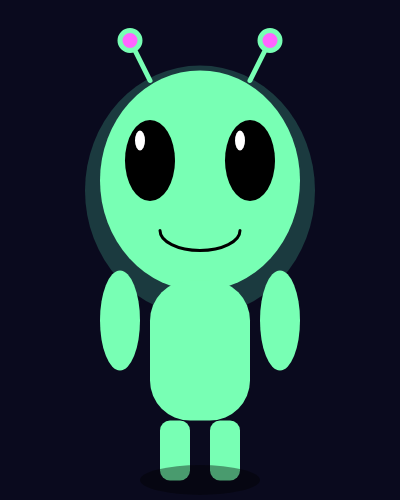
Frame 1 (no input)
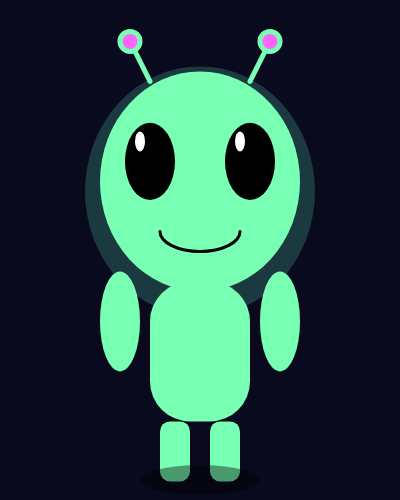
Frame 60 (no input)
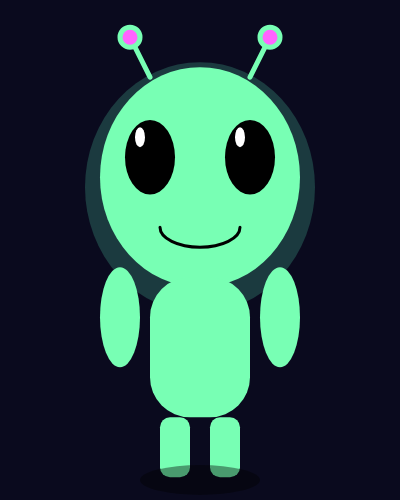
Frame 120 (the mouse pressed at the canvas centre since frame 60)

The p5.js sketch that drew these frames (run headless with seeded random() and noise() and a simulated clock; from frame 60 on, the mouse is pressed at the canvas centre):

// p5.js sketch
// ── sketch.js
let floatY = 0;
let blink = 0;

function setup() {
  createCanvas(400, 500);
}

function draw() {
  background(10, 10, 30);
  
  floatY = sin(frameCount * 0.05) * 10;
  blink = sin(frameCount * 0.1);

  // Glow
  noStroke();
  fill(100, 255, 200, 50);
  ellipse(200, 190 + floatY, 230, 250);

  // Head
  fill(120, 255, 180);
  ellipse(200, 180 + floatY, 200, 220);

  // Eyes (Blinking)
  fill(0);
  ellipse(150, 160 + floatY, 50, 80 + blink * 10);
  ellipse(250, 160 + floatY, 50, 80 + blink * 10);

  // Eye shine
  fill(255);
  ellipse(140, 140 + floatY, 10, 20);
  ellipse(240, 140 + floatY, 10, 20);

  // Smile
  stroke(0);
  strokeWeight(3);
  noFill();
  arc(200, 230 + floatY, 80, 40, 0, PI);

  // Antennas
  stroke(120, 255, 180);
  strokeWeight(5);
  line(150, 80 + floatY, 130, 40 + floatY);
  line(250, 80 + floatY, 270, 40 + floatY);

  fill(255, 100, 255);
  ellipse(130, 40 + floatY, 20, 20);
  ellipse(270, 40 + floatY, 20, 20);

  // Body
  noStroke();
  fill(120, 255, 180);
  rect(150, 280 + floatY, 100, 140, 40);

  // Arms
  ellipse(120, 320 + floatY, 40, 100);
  ellipse(280, 320 + floatY, 40, 100);

  // Legs
  rect(160, 420 + floatY, 30, 60, 10);
  rect(210, 420 + floatY, 30, 60, 10);

  // Floating shadow
  fill(0, 100);
  ellipse(200, 480, 120, 30);
}
